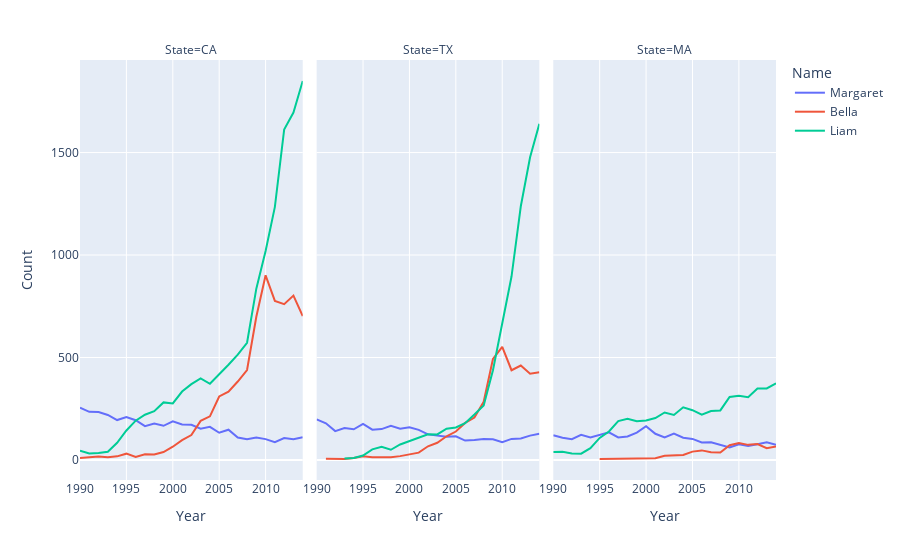

Here is the notebook cell this chart was saved with:
### Markdown cell above
### Visualization

### Code cell
fig = px.line(df3, x='Year', y='Count', color='Name', hover_name='Name', facet_col="State")
fig.show()

### Figure 1 — Plotly figure (JSON) as saved in the notebook; plotly's stock layout.template omitted (floating-point values rounded to 4 significant figures)
{"data": [{"hovertemplate": "<b>%{hovertext}</b><br><br>Name=Margaret<br>State=CA<br>Year=%{x}<br>Count=%{y}<extra></extra>", "hovertext": ["Margaret", "Margaret", "Margaret", "Margaret", "Margaret", "Margaret", "Margaret", "Margaret", "Margaret", "Margaret", "Margaret", "Margaret", "Margaret", "Margaret", "Margaret", "Margaret", "Margaret", "Margaret", "Margaret", "Margaret", "Margaret", "Margaret", "Margaret", "Margaret", "Margaret"], "legendgroup": "Margaret", "line": {"color": "#636efa", "dash": "solid"}, "mode": "lines", "name": "Margaret", "showlegend": true, "type": "scatter", "x": [1990, 1991, 1992, 1993, 1994, 1995, 1996, 1997, 1998, 1999, 2000, 2001, 2002, 2003, 2004, 2005, 2006, 2007, 2008, 2009, 2010, 2011, 2012, 2013, 2014], "xaxis": "x", "y": [255, 235, 234, 220, 195, 210, 194, 165, 178, 167, 189, 173, 172, 153, 162, 133, 148, 110, 101, 110, 102, 87, 107, 102, 111], "yaxis": "y"}, {"hovertemplate": "<b>%{hovertext}</b><br><br>Name=Margaret<br>State=TX<br>Year=%{x}<br>Count=%{y}<extra></extra>", "hovertext": ["Margaret", "Margaret", "Margaret", "Margaret", "Margaret", "Margaret", "Margaret", "Margaret", "Margaret", "Margaret", "Margaret", "Margaret", "Margaret", "Margaret", "Margaret", "Margaret", "Margaret", "Margaret", "Margaret", "Margaret", "Margaret", "Margaret", "Margaret", "Margaret", "Margaret"], "legendgroup": "Margaret", "line": {"color": "#636efa", "dash": "solid"}, "mode": "lines", "name": "Margaret", "showlegend": false, "type": "scatter", "x": [1990, 1991, 1992, 1993, 1994, 1995, 1996, 1997, 1998, 1999, 2000, 2001, 2002, 2003, 2004, 2005, 2006, 2007, 2008, 2009, 2010, 2011, 2012, 2013, 2014], "xaxis": "x2", "y": [198, 179, 141, 156, 150, 176, 148, 151, 167, 153, 160, 147, 125, 119, 113, 116, 95, 98, 102, 101, 87, 103, 105, 119, 128], "yaxis": "y2"}, {"hovertemplate": "<b>%{hovertext}</b><br><br>Name=Margaret<br>State=MA<br>Year=%{x}<br>Count=%{y}<extra></extra>", "hovertext": ["Margaret", "Margaret", "Margaret", "Margaret", "Margaret", "Margaret", "Margaret", "Margaret", "Margaret", "Margaret", "Margaret", "Margaret", "Margaret", "Margaret", "Margaret", "Margaret", "Margaret", "Margaret", "Margaret", "Margaret", "Margaret", "Margaret", "Margaret", "Margaret", "Margaret"], "legendgroup": "Margaret", "line": {"color": "#636efa", "dash": "solid"}, "mode": "lines", "name": "Margaret", "showlegend": false, "type": "scatter", "x": [1990, 1991, 1992, 1993, 1994, 1995, 1996, 1997, 1998, 1999, 2000, 2001, 2002, 2003, 2004, 2005, 2006, 2007, 2008, 2009, 2010, 2011, 2012, 2013, 2014], "xaxis": "x3", "y": [121, 109, 102, 123, 110, 124, 135, 110, 115, 134, 165, 128, 110, 129, 109, 103, 86, 87, 73, 61, 77, 69, 77, 87, 74], "yaxis": "y3"}, {"hovertemplate": "<b>%{hovertext}</b><br><br>Name=Bella<br>State=CA<br>Year=%{x}<br>Count=%{y}<extra></extra>", "hovertext": ["Bella", "Bella", "Bella", "Bella", "Bella", "Bella", "Bella", "Bella", "Bella", "Bella", "Bella", "Bella", "Bella", "Bella", "Bella", "Bella", "Bella", "Bella", "Bella", "Bella", "Bella", "Bella", "Bella", "Bella", "Bella"], "legendgroup": "Bella", "line": {"color": "#EF553B", "dash": "solid"}, "mode": "lines", "name": "Bella", "showlegend": true, "type": "scatter", "x": [1990, 1991, 1992, 1993, 1994, 1995, 1996, 1997, 1998, 1999, 2000, 2001, 2002, 2003, 2004, 2005, 2006, 2007, 2008, 2009, 2010, 2011, 2012, 2013, 2014], "xaxis": "x", "y": [10, 14, 17, 13, 18, 31, 15, 28, 27, 39, 65, 97, 122, 191, 213, 310, 333, 383, 439, 699, 901, 776, 760, 802, 702], "yaxis": "y"}, {"hovertemplate": "<b>%{hovertext}</b><br><br>Name=Bella<br>State=TX<br>Year=%{x}<br>Count=%{y}<extra></extra>", "hovertext": ["Bella", "Bella", "Bella", "Bella", "Bella", "Bella", "Bella", "Bella", "Bella", "Bella", "Bella", "Bella", "Bella", "Bella", "Bella", "Bella", "Bella", "Bella", "Bella", "Bella", "Bella", "Bella", "Bella"], "legendgroup": "Bella", "line": {"color": "#EF553B", "dash": "solid"}, "mode": "lines", "name": "Bella", "showlegend": false, "type": "scatter", "x": [1991, 1993, 1994, 1995, 1996, 1997, 1998, 1999, 2000, 2001, 2002, 2003, 2004, 2005, 2006, 2007, 2008, 2009, 2010, 2011, 2012, 2013, 2014], "xaxis": "x2", "y": [6, 5, 10, 18, 13, 12, 14, 19, 27, 36, 67, 84, 116, 139, 181, 207, 284, 493, 552, 438, 461, 421, 428], "yaxis": "y2"}, {"hovertemplate": "<b>%{hovertext}</b><br><br>Name=Bella<br>State=MA<br>Year=%{x}<br>Count=%{y}<extra></extra>", "hovertext": ["Bella", "Bella", "Bella", "Bella", "Bella", "Bella", "Bella", "Bella", "Bella", "Bella", "Bella", "Bella", "Bella", "Bella", "Bella", "Bella", "Bella"], "legendgroup": "Bella", "line": {"color": "#EF553B", "dash": "solid"}, "mode": "lines", "name": "Bella", "showlegend": false, "type": "scatter", "x": [1995, 1998, 1999, 2001, 2002, 2003, 2004, 2005, 2006, 2007, 2008, 2009, 2010, 2011, 2012, 2013, 2014], "xaxis": "x3", "y": [5, 6, 5, 9, 21, 22, 25, 41, 47, 38, 37, 72, 83, 74, 78, 58, 66], "yaxis": "y3"}, {"hovertemplate": "<b>%{hovertext}</b><br><br>Name=Liam<br>State=CA<br>Year=%{x}<br>Count=%{y}<extra></extra>", "hovertext": ["Liam", "Liam", "Liam", "Liam", "Liam", "Liam", "Liam", "Liam", "Liam", "Liam", "Liam", "Liam", "Liam", "Liam", "Liam", "Liam", "Liam", "Liam", "Liam", "Liam", "Liam", "Liam", "Liam", "Liam", "Liam"], "legendgroup": "Liam", "line": {"color": "#00cc96", "dash": "solid"}, "mode": "lines", "name": "Liam", "showlegend": true, "type": "scatter", "x": [1990, 1991, 1992, 1993, 1994, 1995, 1996, 1997, 1998, 1999, 2000, 2001, 2002, 2003, 2004, 2005, 2006, 2007, 2008, 2009, 2010, 2011, 2012, 2013, 2014], "xaxis": "x", "y": [46, 32, 34, 40, 84, 144, 192, 221, 238, 281, 276, 334, 370, 398, 372, 416, 465, 514, 572, 836, 1020, 1235, 1612, 1695, 1849], "yaxis": "y"}, {"hovertemplate": "<b>%{hovertext}</b><br><br>Name=Liam<br>State=TX<br>Year=%{x}<br>Count=%{y}<extra></extra>", "hovertext": ["Liam", "Liam", "Liam", "Liam", "Liam", "Liam", "Liam", "Liam", "Liam", "Liam", "Liam", "Liam", "Liam", "Liam", "Liam", "Liam", "Liam", "Liam", "Liam", "Liam", "Liam", "Liam"], "legendgroup": "Liam", "line": {"color": "#00cc96", "dash": "solid"}, "mode": "lines", "name": "Liam", "showlegend": false, "type": "scatter", "x": [1993, 1994, 1995, 1996, 1997, 1998, 1999, 2000, 2001, 2002, 2003, 2004, 2005, 2006, 2007, 2008, 2009, 2010, 2011, 2012, 2013, 2014], "xaxis": "x2", "y": [8, 10, 22, 52, 65, 50, 76, 92, 110, 126, 125, 153, 159, 180, 222, 266, 438, 673, 895, 1238, 1477, 1640], "yaxis": "y2"}, {"hovertemplate": "<b>%{hovertext}</b><br><br>Name=Liam<br>State=MA<br>Year=%{x}<br>Count=%{y}<extra></extra>", "hovertext": ["Liam", "Liam", "Liam", "Liam", "Liam", "Liam", "Liam", "Liam", "Liam", "Liam", "Liam", "Liam", "Liam", "Liam", "Liam", "Liam", "Liam", "Liam", "Liam", "Liam", "Liam", "Liam", "Liam", "Liam", "Liam"], "legendgroup": "Liam", "line": {"color": "#00cc96", "dash": "solid"}, "mode": "lines", "name": "Liam", "showlegend": false, "type": "scatter", "x": [1990, 1991, 1992, 1993, 1994, 1995, 1996, 1997, 1998, 1999, 2000, 2001, 2002, 2003, 2004, 2005, 2006, 2007, 2008, 2009, 2010, 2011, 2012, 2013, 2014], "xaxis": "x3", "y": [39, 40, 32, 31, 58, 108, 139, 190, 201, 189, 193, 205, 232, 220, 257, 243, 221, 239, 242, 308, 314, 306, 349, 349, 374], "yaxis": "y3"}], "layout": {"annotations": [{"font": {}, "showarrow": false, "text": "State=CA", "x": 0.16, "xanchor": "center", "xref": "paper", "y": 1, "yanchor": "bottom", "yref": "paper"}, {"font": {}, "showarrow": false, "text": "State=TX", "x": 0.5, "xanchor": "center", "xref": "paper", "y": 1, "yanchor": "bottom", "yref": "paper"}, {"font": {}, "showarrow": false, "text": "State=MA", "x": 0.84, "xanchor": "center", "xref": "paper", "y": 1, "yanchor": "bottom", "yref": "paper"}], "legend": {"title": {"text": "Name"}, "tracegroupgap": 0}, "margin": {"t": 60}, "xaxis": {"anchor": "y", "domain": [0, 0.32], "title": {"text": "Year"}}, "xaxis2": {"anchor": "y2", "domain": [0.34, 0.66], "matches": "x", "title": {"text": "Year"}}, "xaxis3": {"anchor": "y3", "domain": [0.68, 1.0], "matches": "x", "title": {"text": "Year"}}, "yaxis": {"anchor": "x", "domain": [0, 1], "title": {"text": "Count"}}, "yaxis2": {"anchor": "x2", "domain": [0, 1], "matches": "y", "showticklabels": false}, "yaxis3": {"anchor": "x3", "domain": [0, 1], "matches": "y", "showticklabels": false}}}
